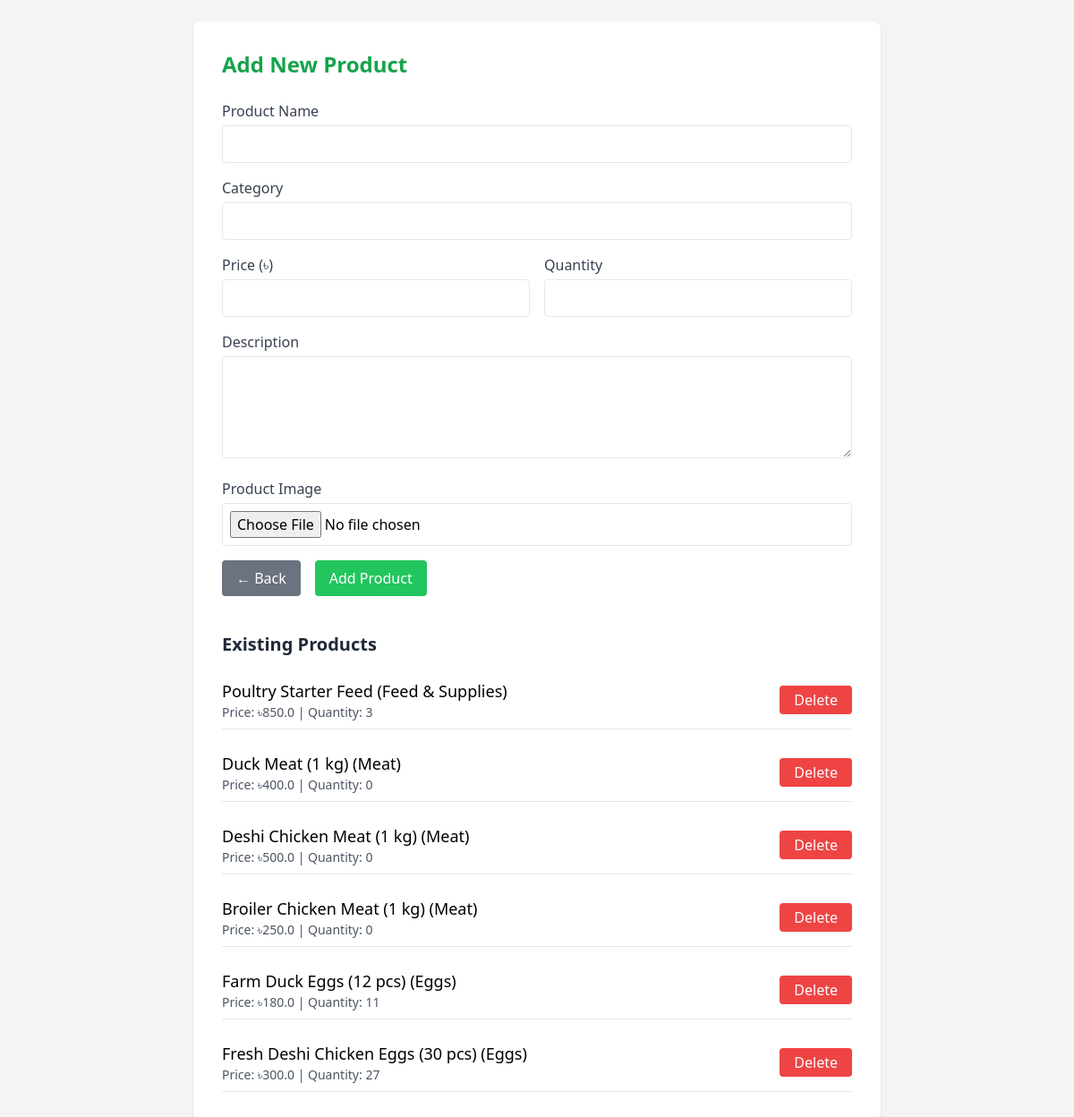
The page /add-product (signed in) on the database as committed earlier.
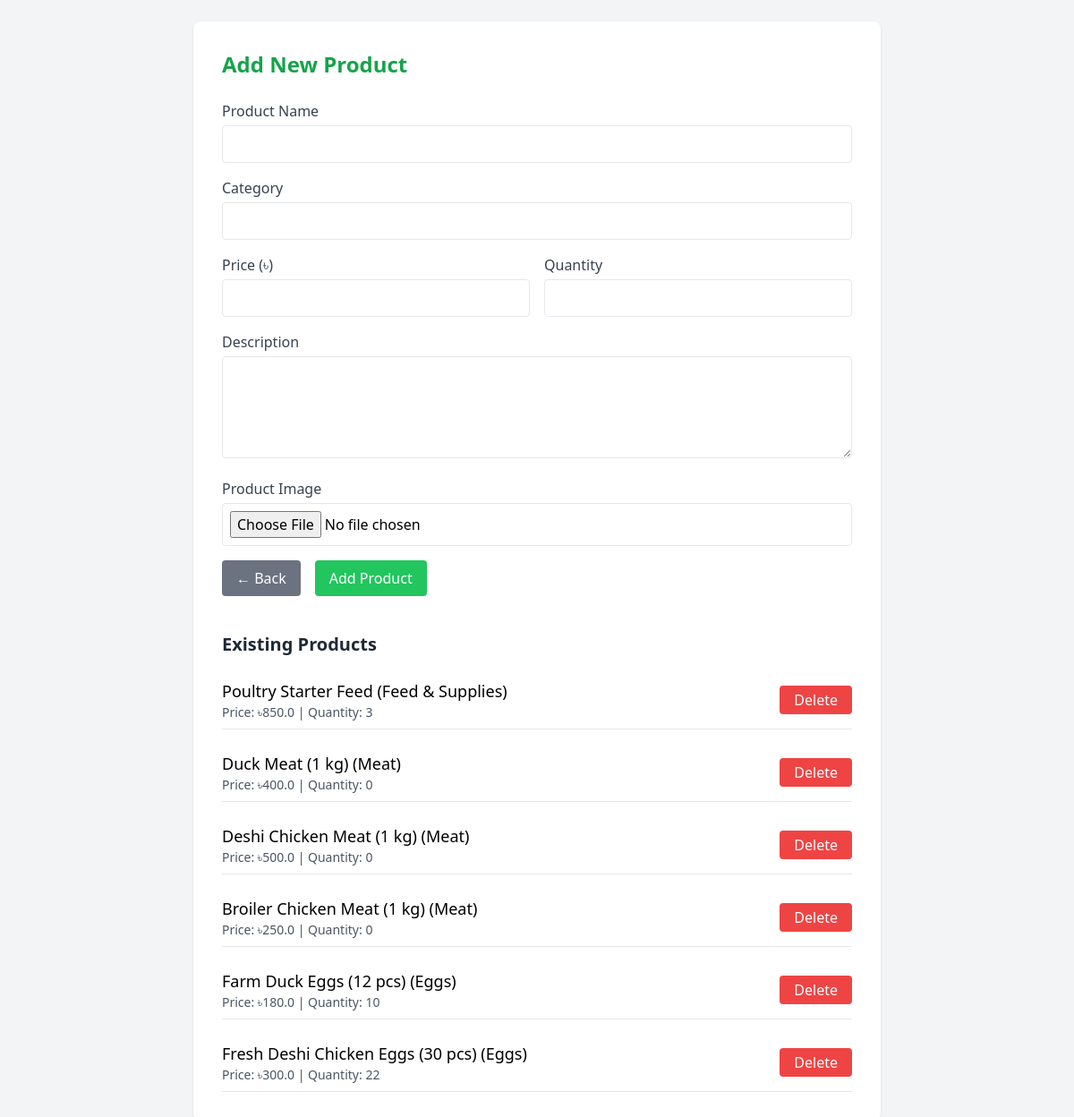
The same page on the database as committed later.
### models.py (models this page shows, shortened)
class Product(db.Model):
    id = db.Column(db.Integer, primary_key=True)
    name = db.Column(db.String(100), nullable=False)
    category = db.Column(db.String(100), nullable=False)
    quantity = db.Column(db.Integer, nullable=False)
    unit_price = db.Column(db.Float, nullable=False)
    product_description = db.Column(db.String(200), nullable=True)
    image = db.Column(db.String(100), nullable=True)  # Add this line for the image
    added_by = db.Column(db.Integer, db.ForeignKey('user.id'), nullable=False)

### app.py (the view, shortened to what this page needs)
@app.route('/add-product', methods=['GET', 'POST'])
def add_product():
    user_id = session.get('user_id')
    if not user_id:
        return redirect(url_for('login'))
    user = db.session.get(User, user_id)
    if not user:
        return redirect(url_for('login'))
    products = Product.query.order_by(Product.id.desc()).all()
    return render_template('add-product.html', user=user, products=products)

### templates/add-product.html (shortened to what this page needs)
<!DOCTYPE html>
<html lang="en">
<head>
  <script src="https://cdn.tailwindcss.com"></script>
</head>
<body class="bg-gray-100 min-h-screen p-6">
  <div class="max-w-3xl mx-auto bg-white p-8 rounded-lg shadow">
    <h2 class="text-2xl font-bold text-green-600 mb-6">Add New Product</h2>
    <form action="/add-product" method="POST" enctype="multipart/form-data" class="space-y-4">
      <div>
        <label class="block text-gray-700 mb-1">Product Name</label>
        <input type="text" name="name" class="w-full p-2 border rounded" required>
      </div>
      <div>
        <label class="block text-gray-700 mb-1">Category</label>
        <input type="text" name="category" class="w-full p-2 border rounded" required>
      </div>
      <div class="grid grid-cols-2 gap-4">
        <div>
          <label class="block text-gray-700 mb-1">Price (৳)</label>
          <input type="number" step="0.01" name="unit_price" class="w-full p-2 border rounded" required>
        </div>
        <div>
          <label class="block text-gray-700 mb-1">Quantity</label>
          <input type="number" name="quantity" class="w-full p-2 border rounded" required>
        </div>
      </div>
      <div>
        <label class="block text-gray-700 mb-1">Description</label>
        <textarea name="product_description" class="w-full p-2 border rounded" rows="4"></textarea>
      </div>
      <div>
        <label class="block text-gray-700 mb-1">Product Image</label>
        <input type="file" name="image" class="w-full p-2 border rounded">
      </div>
      <div class="flex space-x-4">
        <a href="{{ url_for('admin_panel') if user.role == 'admin' else url_for('manager_dashboard') }}" class="bg-gray-500 text-white px-4 py-2 rounded hover:bg-gray-600">← Back</a>
        <button type="submit" class="bg-green-500 text-white px-4 py-2 rounded hover:bg-green-600">Add Product</button>
      </div>
    </form>
    <h3 class="text-xl font-semibold text-gray-800 mt-10">Existing Products</h3>
    <div class="mt-4 space-y-4">
      {% for product in products %}
      <div class="flex justify-between items-center border-b py-2">
        <div class="flex-1">
          <p class="text-lg font-medium">{{ product.name }} ({{ product.category }})</p>
          <p class="text-sm text-gray-600">Price: ৳{{ product.unit_price }} | Quantity: {{ product.quantity }}</p>
        </div>
        <div class="flex space-x-4">
          <form action="/delete-product/{{ product.id }}" method="POST" onsubmit="return confirm('Are you sure you want to delete this product?');">
            <button type="submit" class="bg-red-500 text-white px-4 py-1 rounded hover:bg-red-600">Delete</button>
          </form>
        </div>
      </div>
      {% else %}
      <p class="text-gray-500">No products available.</p>
      {% endfor %}
    </div>
  </div>
</body>
</html>

Rows that differ between the two databases and show on the page:
changed Product "Farm Duck Eggs (12 pcs)": quantity "11" → "10"
changed Product "Fresh Deshi Chicken Eggs (30 pcs)": quantity "27" → "22"
